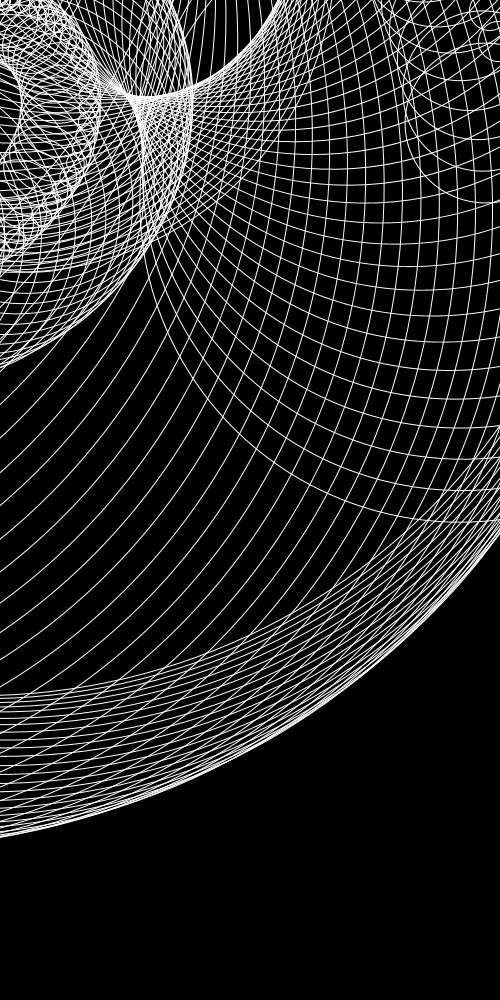
Frame 1 (no input)
Frame 60 (the mouse pressed at the canvas centre just before this capture): identical to frame 1, image omitted
Frame 120 (the mouse held since frame 60 and released just before this capture): identical to frame 1, image omitted

The Processing sketch that drew this single still picture (run headless with seeded random() and noise(); from frame 60 on, the mouse is pressed at the canvas centre):

// Processing sketch: processing_32307
// ── processing_32307.pde

int hello = 10;
int ball = 10;
float x, y;
  
   
void setup(){
  size(500, 1000);
  ellipseMode(CENTER);
  stroke(255);
 noFill();
  smooth();
  background(0);
}
   
void draw(){

 //background(0);
  for(int y = 0;y <= height;y = y + hello){
        
    ball=ball*2;
    
    
   
    for(int x = 0; x <= width; x = x + hello){
     ellipse(x, y, ball,ball);
     rotate(PI/50);
     
     
     
    }
  }
}
